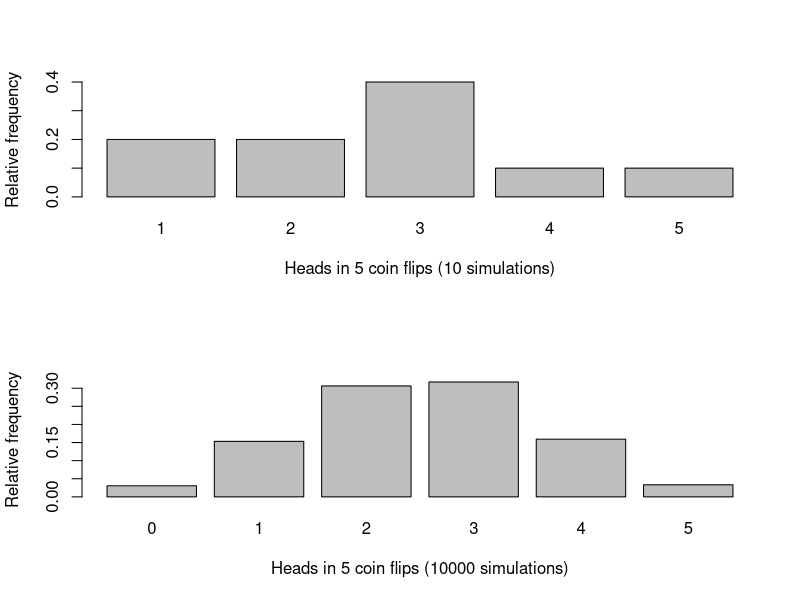

R code for this plot:
# Lecture code example modified by Christian Stigen

# Reset environment for interactive runs
rm(list=ls())

# Simulate the number of heads in k throws of a dice repeated Nsim times. We
# let 0 correspond to tail and 1 correspond to head. The sample()-command below
# draw a 0 or 1 k times, and then sum() will summarize the number of heads.
simheads <- function(Nsim,k) {
  nheads <- vector(length=Nsim)
  for(i in 1:Nsim)
    nheads[i] <- sum(sample(0:1,size=k,replace=TRUE))
  return(nheads)
}


# We want to count how many heads we get in k=5 coin flips. We do this entire
# process Nsim times. Below, we do that, but increase the number of
# simulations (Nsim) and plot the results.

# Draw several graphs below each other
par(mfrow=c(2,1))

for (Nsim in c(10,10000)) {
  k <- 5
  nheadsim <- simheads(Nsim=Nsim,k=k)
  relfreq <- table(nheadsim)/Nsim   # Calculate relative frequency for each outcome
  barplot(relfreq,
          ylab="Relative frequency",
          xlab=paste("Heads in ", k, " coin flips (", Nsim, " simulations)",
                     sep=""))
}
